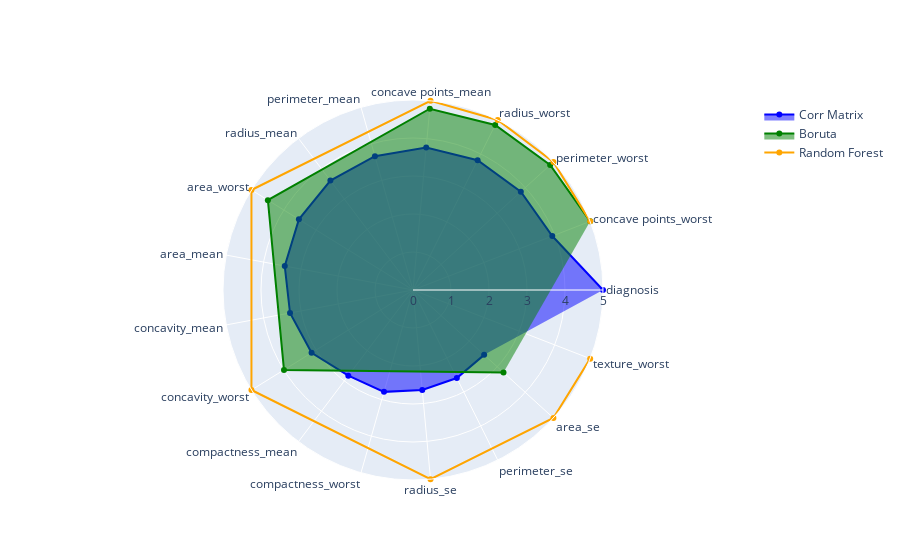

The cell this chart's notebook holds for it:
### Markdown cell above
#### Visual Representation of Feature Selection

### Code cell
corr_perf_dict = correlation_with_target[correlation_with_target > 0.5]
corr_perf_dict = (corr_perf_dict / corr_perf_dict.max()) * 5

fig = go.Figure()
fig.add_trace(go.Scatterpolar(
    r=corr_perf_dict,
    theta=corr_perf_dict.index.tolist(),
    fill='toself',
    name='Corr Matrix',
    line=dict(color='blue')
))

boruta_perf_dict = correlation_with_target[boruta_selected_features_list]
boruta_perf_dict = (boruta_perf_dict / boruta_perf_dict.max()) * 5
boruta_perf_dict = boruta_perf_dict.reindex(features_in_common).dropna()
fig.add_trace(go.Scatterpolar(
    r=boruta_perf_dict,
    theta=boruta_perf_dict.index.tolist(),
    fill='toself',
    name='Boruta',
    line=dict(color='green')
))

# Reorder the DataFrame based on the order of features in correlation_with_target
ordered_features = [feature for feature in correlation_with_target.index if feature in filtered_df['Feature'].values]
filtered_df = filtered_df.set_index('Feature').loc[ordered_features].reset_index()

fig.add_trace(go.Scatterpolar(
    r=filtered_df['Normalized_Ranking'].to_list(),
    theta=filtered_df['Feature'].to_list(),
    # fill='toself',
    name='Random Forest',
    line=dict(color='orange')
))

fig.update_layout(
  polar=dict(
    radialaxis=dict(
    visible=True,
    range=[0, 5]
    )),
  showlegend=True
)

fig.show()

### Figure 1 — Plotly figure (JSON) as saved in the notebook; plotly's stock layout.template omitted (floating-point values rounded to 4 significant figures)
{"data": [{"fill": "toself", "line": {"color": "blue"}, "name": "Corr Matrix", "r": [5, 3.931, 3.84, 3.815, 3.766, 3.661, 3.607, 3.532, 3.433, 3.292, 3.14, 2.825, 2.787, 2.643, 2.588, 2.534], "theta": ["diagnosis", "concave points_worst", "perimeter_worst", "radius_worst", "concave points_mean", "perimeter_mean", "radius_mean", "area_worst", "area_mean", "concavity_mean", "concavity_worst", "compactness_mean", "compactness_worst", "radius_se", "perimeter_se", "area_se"], "type": "scatterpolar"}, {"fill": "toself", "line": {"color": "green"}, "name": "Boruta", "r": [5, 4.883, 4.852, 4.791, 4.492, 3.993, 3.223], "theta": ["concave points_worst", "perimeter_worst", "radius_worst", "concave points_mean", "area_worst", "concavity_worst", "area_se"], "type": "scatterpolar"}, {"line": {"color": "orange"}, "name": "Random Forest", "r": [5, 5, 5, 5, 5, 5, 5, 5, 5], "theta": ["concave points_worst", "perimeter_worst", "radius_worst", "concave points_mean", "area_worst", "concavity_worst", "radius_se", "area_se", "texture_worst"], "type": "scatterpolar"}], "layout": {"polar": {"radialaxis": {"range": [0, 5], "visible": true}}, "showlegend": true}}
